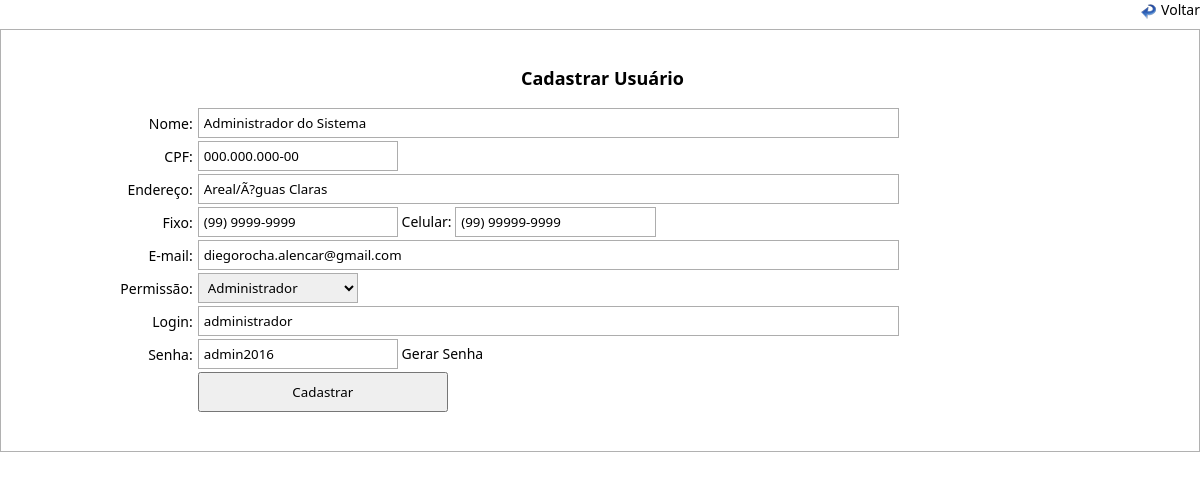
The page /altera_usuario.php?id=3 on the database as committed earlier.
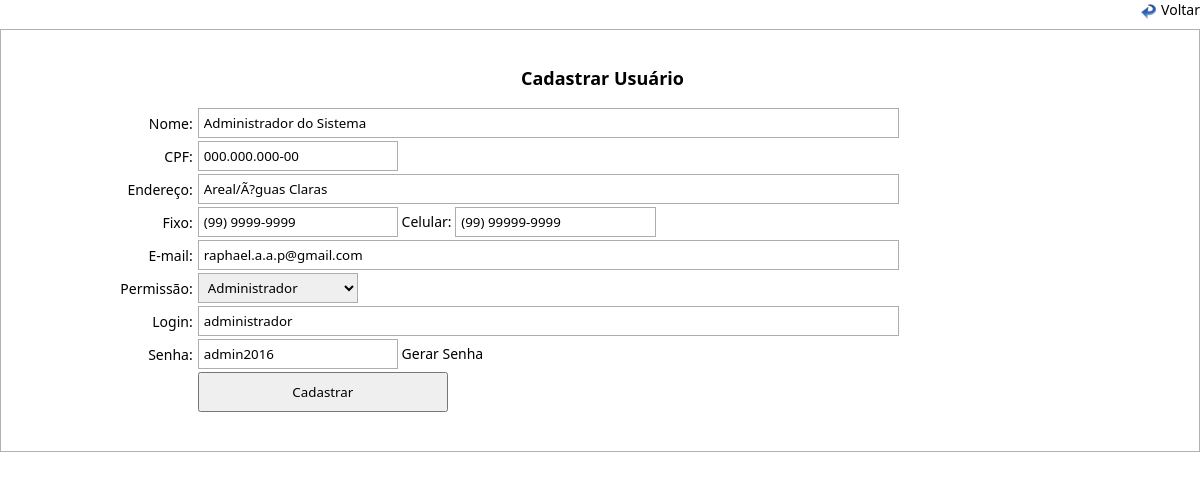
The same page on the database as committed later.
### tables this page shows
CREATE TABLE `usuario` (
  `id_usuario` int(10) unsigned NOT NULL AUTO_INCREMENT,
  `nome_usuario` varchar(200) DEFAULT NULL,
  `cpf_usuario` varchar(14) DEFAULT NULL,
  `end_usuario` varchar(500) DEFAULT NULL,
  `fixo_usuario` varchar(14) DEFAULT NULL,
  `cel_usuario` varchar(15) DEFAULT NULL,
  `email_usuario` varchar(100) DEFAULT NULL,
  `tipo_usuario` varchar(13) NOT NULL,
  `login_usuario` varchar(100) DEFAULT NULL,
  `senha_usuario` varchar(10) DEFAULT NULL,
  PRIMARY KEY (`id_usuario`)
);

### processos/database.php (called while the page is built, shortened)
<?php
function DBRead ($table, $params = null, $fields = '*') {
	$params = ($params) ? " {$params}" : null;
		$query = "SELECT {$fields} FROM {$table}{$params}";
		$result = DBExecute($query);
		if (!mysqli_num_rows($result))
			return false;
		else {
			while ($res = mysqli_fetch_assoc($result)) {
				$data[] = $res;
			}
			return $data;
		}
}
function DBExecute($query){
	$link = DBConnect();
	$result = @mysqli_query($link, $query) or die (mysqli_error($link));
	return $result;
}
?>

### altera_usuario.php (the view, shortened to what this page needs)
<!doctype html>
<html>
<head>
<link href="css/style.css" rel="stylesheet" type="text/css">
<link rel="stylesheet" href="css/menu.css">
</head>
<body>
<?php
require 'processos/database.php';
$id = $_GET['id'];
  $le_user = DBRead ('usuario', "WHERE id_usuario = '$id'", '*');
    foreach ($le_user as $user){
?>
<form action="<?php echo htmlspecialchars($_SERVER["PHP_SELF"]);?>" method="post" onsubmit="return valida_form(this)">
<div class="voltar">
	<a href="javascript:history.back(1);">Voltar</a>
</div>
<table border="0" cellpadding="0" cellspacing="0" class="table">
  <tbody>
    <tr>
      <td height="42" colspan="2" align="center" valign="top"><span class="titulo">Cadastrar Usuário</span></td>
    </tr>
    <tr>
      <td width="16%" align="right">Nome: <input type="hidden" name="id_user" class="text" value="<?php echo $user['id_usuario']; ?>"></td>
      <td width="84%"><input type="text" name="nome" class="text" placeholder="Nome" value="<?php echo $user['nome_usuario']; ?>"></td>
    </tr>
    <tr>
      <td align="right">CPF:</td>
      <td><input type="text" name="cpf" class="cod" maxlength="14" placeholder="000.000.000-00" onkeypress="documento(this)"  value="<?php echo $user['cpf_usuario']; ?>"></td>
    </tr>
    <tr>
      <td align="right">Endereço:</td>
      <td><input type="text" name="endereco" class="text" placeholder="Endereço Completo" value="<?php echo $user['end_usuario']; ?>"></td>
    </tr>
    <tr>
      <td align="right">Fixo:</td>
      <td>
      <input type="text" name="fixo" class="cod" maxlength="14" onkeypress="mascara(this)" placeholder="(00) 0000-0000" value="<?php echo $user['fixo_usuario']; ?>">
      Celular: <input type="text" name="celular" class="cod" maxlength="15" onkeypress="cel(this)" placeholder="(00) 00000-0000"  value="<?php echo $user['cel_usuario']; ?>">
      </td>
    </tr>
    <tr>
    <tr>
      <td align="right">E-mail:</td>
      <td><input type="text" name="email" class="text" placeholder="E-mail"  value="<?php echo $user['email_usuario']; ?>"></td>
    </tr>
      <td align="right">Permissão:</td>
      <td>
          <select name="permissao" class="select" style="width: 160px;">
            <option> <?php echo $user['tipo_usuario'];?></option>
        </select>
      </td>
    </tr>
    <tr>
      <td align="right">Login:</td>
      <td><input type="text" name="login" class="text" placeholder="Login do sistema"  value="<?php echo $user['login_usuario']; ?>"></td>
    </tr>
    <tr>
      <td align="right">Senha:</td>
      <td><input type="text" name="senha" class="cod" id="senha" placeholder="Senha"  value="<?php echo $user['senha_usuario']; ?>">
      <a href="javascript:Password(this);">Gerar Senha</a>
      </td>
    </tr>
    <tr>
      <td>&nbsp;</td>
      <td><input type="submit" value="Cadastrar" class="botton"></td>
    </tr>
  </tbody>
</table>
</form>
<?php
  }
?>
</body>
</html>

Rows that differ between the two databases and show on the page:
changed usuario "Administrador do Sistema": email "diegorocha.alencar@gmail.com" → "raphael.a.a.p@gmail.com"
